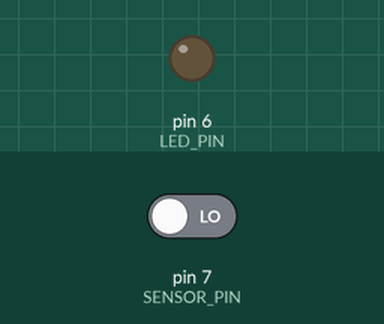
Simulated run of this sketch. Board: Arduino Uno, built with avr-gcc and run on an emulated ATmega328P. Shown: output pins drawn as LEDs (lit = HIGH). The inputs (shaded band) are chosen by the test bench; at power-on: pin 7 (SENSOR_PIN) LOW.

Above: at 2.8 s.
2.9 s: pin 7 (SENSOR_PIN) driven HIGH
At 3.5 s:
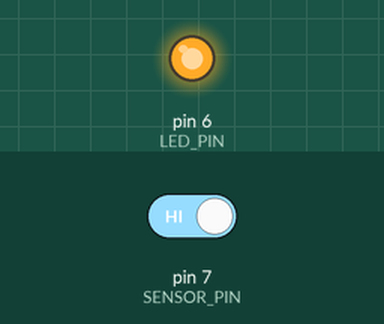
4.5 s: pin 7 (SENSOR_PIN) driven LOW
At 6.2 s:
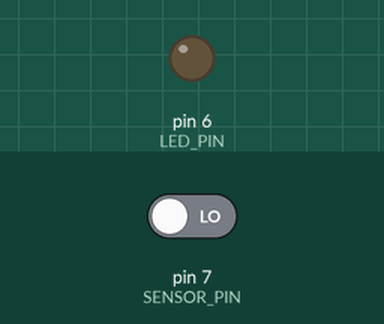
Timing chart, 0 to 7.7 s (numbered marks = the images above; inputs shaded):
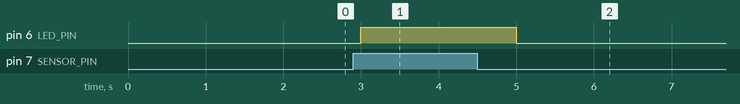

The sketch:

movement_sensor.ino
```cpp
#define SENSOR_PIN 7
#define LED_PIN 6

void setup() {
  pinMode(SENSOR_PIN, INPUT);
  pinMode(LED_PIN, OUTPUT);

}

void loop() {
  int result = digitalRead(SENSOR_PIN);
  if (result == HIGH) {
    digitalWrite(LED_PIN, result);
  } else {
    digitalWrite(LED_PIN, LOW);
  }
  delay(1000);
}
```

Measured:
- after the input at 2.9 s, pin 6 (LED_PIN): LOW → HIGH after 0.10 s
- after the input at 4.5 s, pin 6 (LED_PIN): HIGH → LOW after 0.50 s
